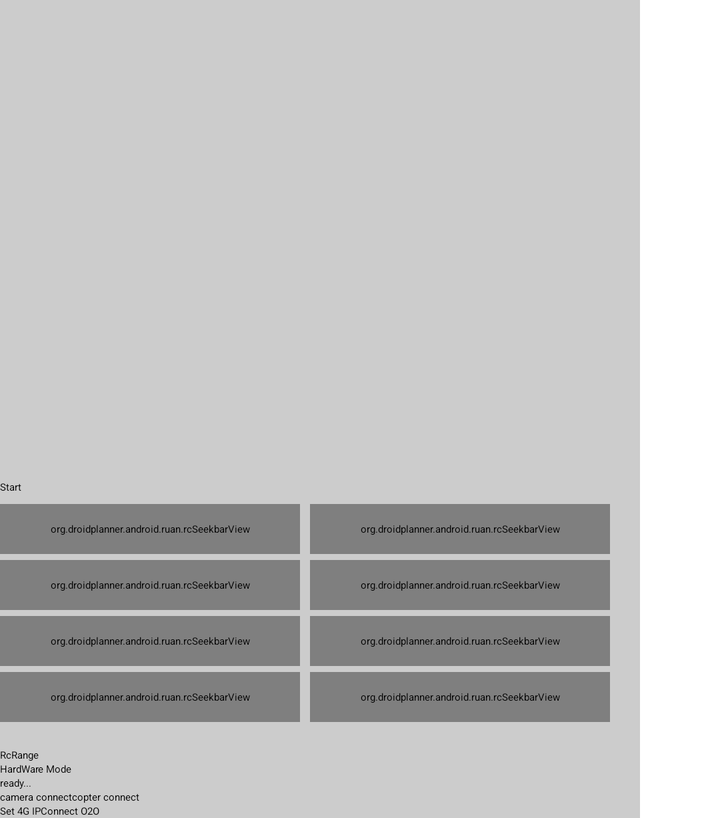
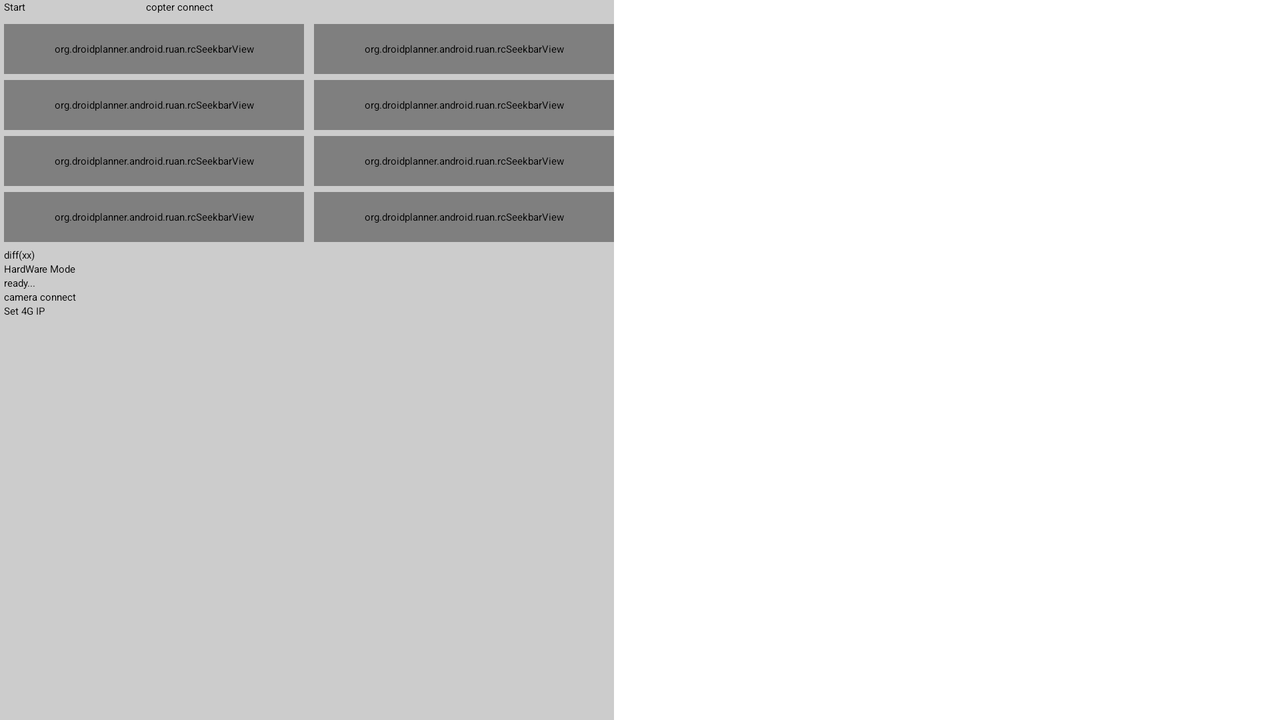

First picture: res/layout/ on a phone held upright. Second picture: the repository's own variant of that layout, on a device whose configuration matches the variant's folder. Source for both follows.
<!-- AndroidManifest.xml: application theme CustomActionBarTheme -->
<!-- res/layout/fragment_rc_control.xml -->
<FrameLayout xmlns:android="http://schemas.android.com/apk/res/android"
    xmlns:tools="http://schemas.android.com/tools" android:layout_width="wrap_content"
    android:layout_height="wrap_content"
    tools:context="org.droidplanner.android.ruan.RcFragment"
    android:background="#ccc">


    <LinearLayout
        android:layout_width="wrap_content"
        android:layout_height="wrap_content"
        android:orientation="vertical"
        >

        <FrameLayout
            android:layout_width="320dp"
            android:layout_height="240dp"
            android:id="@+id/vlcVideoView"
            />
        <LinearLayout
            android:layout_width="wrap_content"
            android:layout_height="wrap_content">
            <Button
                android:layout_width="wrap_content"
                android:layout_height="wrap_content"
                android:id="@+id/videoPlayBtn"
                android:text="Start"/>
            <EditText
                android:layout_width="match_parent"
                android:layout_height="wrap_content"
                android:inputType="textPostalAddress"
                android:ems="10"
                android:id="@+id/videoAddrText"
                android:layout_gravity="center_horizontal"
                android:focusableInTouchMode="true" />
        </LinearLayout>

        <Space
            android:layout_width="5dp"
            android:layout_height="5dp" />

        <LinearLayout
            android:orientation="horizontal"
            android:layout_width="wrap_content"
            android:layout_height="wrap_content"
            android:baselineAligned="false">

            <LinearLayout
                android:orientation="vertical"
                android:layout_width="150dp"
                android:layout_height="wrap_content">

                <FrameLayout xmlns:app="http://schemas.android.com/apk/res/org.droidplanner.android"
                    android:layout_width="match_parent" android:layout_height="wrap_content">
                    <org.droidplanner.android.ruan.rcSeekbarView
                        app:Id="0"
                        app:rcString="Roll"
                        android:background="#ccc"
                        android:layout_marginBottom="@dimen/rc_seekbar_margin"
                        android:layout_width="match_parent" android:layout_height="25dp"
                        app:rcTextDimension="14sp"
                        app:rcColor="#33b5e5"
                        android:clickable="true"
                        android:id="@+id/rcRollSeekBar"/>
                </FrameLayout>
                <FrameLayout xmlns:app="http://schemas.android.com/apk/res/org.droidplanner.android"
                    android:layout_width="match_parent" android:layout_height="wrap_content">
                <org.droidplanner.android.ruan.rcSeekbarView
                    app:Id="1"
                    app:rcString="Pitch"
                    android:background="#ccc"
                    android:layout_marginBottom="@dimen/rc_seekbar_margin"
                    android:layout_width="match_parent" android:layout_height="25dp"
                    app:rcTextDimension="14sp"
                    app:rcColor="#33b5e5"
                    android:clickable="true"
                    android:id="@+id/rcPitchSeekBar"/></FrameLayout>
    <FrameLayout xmlns:app="http://schemas.android.com/apk/res/org.droidplanner.android"
        android:layout_width="match_parent" android:layout_height="wrap_content">
                <org.droidplanner.android.ruan.rcSeekbarView
                    app:Id="2"
                    app:rcString="Thr"
                    android:background="#ccc"
                    android:layout_marginBottom="@dimen/rc_seekbar_margin"
                    android:layout_width="match_parent" android:layout_height="25dp"
                    app:rcTextDimension="14sp"
                    app:rcColor="#33b5e5"
                    android:clickable="true"
                    android:id="@+id/rcThrSeekBar"/></FrameLayout>
                <FrameLayout xmlns:app="http://schemas.android.com/apk/res/org.droidplanner.android"
                    android:layout_width="match_parent" android:layout_height="wrap_content">
                <org.droidplanner.android.ruan.rcSeekbarView
                    app:Id="3"
                    android:background="#ccc"
                    android:layout_marginBottom="@dimen/rc_seekbar_margin"
                    android:layout_width="match_parent" android:layout_height="25dp"
                    app:rcTextDimension="14sp"
                    app:rcColor="#33b5e5"
                    app:rcString="Yaw"
                    android:clickable="true"
                    android:id="@+id/rcYawSeekBar"/></FrameLayout>
            </LinearLayout>
            <Space
                android:layout_width="5dp"
                android:layout_height="wrap_content" />
            <LinearLayout
                xmlns:app="http://schemas.android.com/apk/res/org.droidplanner.android"
                android:orientation="vertical"
                android:layout_width="150dp"
                android:layout_height="wrap_content">
                <FrameLayout xmlns:app="http://schemas.android.com/apk/res/org.droidplanner.android"
                    android:layout_width="match_parent" android:layout_height="wrap_content">
                <org.droidplanner.android.ruan.rcSeekbarView
                    app:Id="4"
                    android:background="#ccc"
                    android:layout_width="match_parent" android:layout_height="25dp"
                    android:layout_marginBottom="@dimen/rc_seekbar_margin"
                    app:rcTextDimension="14sp"
                    app:rcColor="#33b5e5"
                    app:rcString="Rc5"
                    android:clickable="true"
                    android:id="@+id/rcRc5SeekBar"/></FrameLayout>
                <FrameLayout xmlns:app="http://schemas.android.com/apk/res/org.droidplanner.android"
                    android:layout_width="match_parent" android:layout_height="wrap_content">
                <org.droidplanner.android.ruan.rcSeekbarView
                    app:Id="5"
                    android:background="#ccc"
                    android:layout_marginBottom="@dimen/rc_seekbar_margin"
                    android:layout_width="match_parent" android:layout_height="25dp"
                    app:rcTextDimension="14sp"
                    app:rcColor="#33b5e5"
                    app:rcString="Rc6"
                    android:clickable="true"
                    android:id="@+id/rcRc6SeekBar"
                    android:visibility="visible" /></FrameLayout>
                <FrameLayout xmlns:app="http://schemas.android.com/apk/res/org.droidplanner.android"
                    android:layout_width="match_parent" android:layout_height="wrap_content">
                <org.droidplanner.android.ruan.rcSeekbarView
                    app:Id="6"
                    android:background="#ccc"
                    android:layout_marginBottom="@dimen/rc_seekbar_margin"
                    android:layout_width="match_parent" android:layout_height="25dp"
                    app:rcTextDimension="14sp"
                    app:rcColor="#33b5e5"
                    app:rcString="Rc7"
                    android:clickable="true"
                    android:id="@+id/rcRc7SeekBar"/></FrameLayout>
                <FrameLayout xmlns:app="http://schemas.android.com/apk/res/org.droidplanner.android"
                    android:layout_width="match_parent" android:layout_height="wrap_content">
                <org.droidplanner.android.ruan.rcSeekbarView
                    app:Id="7"
                    android:background="#ccc"
                    android:layout_marginBottom="@dimen/rc_seekbar_margin"
                    android:layout_width="match_parent" android:layout_height="25dp"
                    app:rcTextDimension="14sp"
                    app:rcColor="#33b5e5"
                    app:rcString="Rc8"
                    android:clickable="true"
                    android:id="@+id/rcRc8SeekBar"/></FrameLayout>
            </LinearLayout>

        </LinearLayout>



        <Space
            android:layout_width="match_parent"
            android:layout_height="10dp" />


    <LinearLayout
        android:layout_width="match_parent"
        android:layout_height="wrap_content">
        <TextView
            android:layout_width="80dp"
            android:layout_height="wrap_content"
            android:id="@+id/rcRangeText"
            android:text="RcRange"/>
        <SeekBar
            android:layout_width="match_parent"
            android:layout_height="wrap_content"
            android:id="@+id/rcRangeSeekBar"
            android:max="500" />
    </LinearLayout>


        <LinearLayout
            android:layout_width="wrap_content"
            android:layout_height="wrap_content">
            <Switch
                android:layout_width="wrap_content"
                android:layout_height="wrap_content"
                android:id="@+id/rcSwitch"/>
            <Spinner
                android:layout_width="match_parent"
                android:layout_height="wrap_content"
                android:id="@+id/rcOutputMode"
                android:entries="@array/rc_jostick_mode"
                style="@style/Widget.AppCompat.DropDownItem.Spinner" />
        </LinearLayout>




        <TextView
            android:layout_width="match_parent"
            android:layout_height="wrap_content"
            android:id="@+id/statusText"
            android:text="ready..."/>
        <LinearLayout
            android:layout_width="wrap_content"
            android:layout_height="wrap_content">
        <Button
            android:layout_width="wrap_content"
            android:layout_height="wrap_content"
            android:id="@+id/buttonBleCamera"
            android:text="camera connect"/>
        <Button
            android:layout_width="wrap_content"
            android:layout_height="wrap_content"
            android:id="@+id/buttonBleCopter"
            android:text="copter connect"/>
        </LinearLayout>
        <LinearLayout
            android:layout_width="wrap_content"
            android:layout_height="wrap_content">
            <Button
                android:layout_width="wrap_content"
                android:layout_height="wrap_content"
                android:id="@+id/buttonSetIp"
                android:text="Set 4G IP"/>
            <Button
                android:layout_width="wrap_content"
                android:layout_height="wrap_content"
                android:id="@+id/buttonO2oIp"
                android:text="Connect O2O"/>
        </LinearLayout>
    </LinearLayout>



</FrameLayout>
<!-- resources referenced by this layout -->
<resources>
  <string-array name="rc_jostick_mode">
          <item>HardWare Mode</item>
          <item>SoftWare Mode</item>
      </string-array>
  <dimen name="rc_seekbar_margin">3dp</dimen>
</resources>
<!-- res/layout-land/fragment_rc_control.xml (the repository's variant of the layout above) -->
<!-- drawn on the phone turned sideways -->
<FrameLayout xmlns:android="http://schemas.android.com/apk/res/android"
    xmlns:tools="http://schemas.android.com/tools" android:layout_width="wrap_content"
    android:layout_height="wrap_content"
    tools:context="org.droidplanner.android.ruan.RcFragment"
    android:background="#ccc">

    <LinearLayout
        android:layout_width="wrap_content"
        android:layout_height="400dp"
        android:orientation="horizontal"
        >
        <FrameLayout
        android:layout_width="2dp"
        android:layout_height="2dp"
        android:id="@+id/vlcVideoView"
        />

        <LinearLayout
        android:layout_width="wrap_content"
        android:layout_height="wrap_content"
        android:orientation="vertical"
        >
            <LinearLayout
                android:layout_width="wrap_content"
                android:layout_height="wrap_content">
                <Button
                    android:layout_width="wrap_content"
                    android:layout_height="wrap_content"
                    android:id="@+id/videoPlayBtn"
                    android:text="Start"/>
                <EditText
                    android:layout_width="match_parent"
                    android:layout_height="wrap_content"
                    android:inputType="textPostalAddress"
                    android:ems="10"
                    android:id="@+id/videoAddrText"
                    android:layout_gravity="center_horizontal"
                    android:focusableInTouchMode="true" />
                <Button
                    android:layout_width="wrap_content"
                    android:layout_height="wrap_content"
                    android:id="@+id/buttonBleCopter"
                    android:text="copter connect"/>
            </LinearLayout>
        <Space
            android:layout_width="5dp"
            android:layout_height="5dp" />
        <LinearLayout
            android:orientation="horizontal"
            android:layout_width="wrap_content"
            android:layout_height="wrap_content"
            android:baselineAligned="false">

            <LinearLayout
                android:orientation="vertical"
                android:layout_width="150dp"
                android:layout_height="wrap_content">

                <FrameLayout xmlns:app="http://schemas.android.com/apk/res/org.droidplanner.android"
                    android:layout_width="match_parent" android:layout_height="wrap_content">
                    <org.droidplanner.android.ruan.rcSeekbarView
                        app:Id="0"
                        app:rcString="Roll"
                        android:background="#ccc"
                        android:layout_marginBottom="@dimen/rc_seekbar_margin"
                        android:layout_width="match_parent" android:layout_height="25dp"
                        app:rcTextDimension="14sp"
                        app:rcColor="#33b5e5"
                        android:clickable="true"
                        android:id="@+id/rcRollSeekBar"/>
                </FrameLayout>
                <FrameLayout xmlns:app="http://schemas.android.com/apk/res/org.droidplanner.android"
                    android:layout_width="match_parent" android:layout_height="wrap_content">
                <org.droidplanner.android.ruan.rcSeekbarView
                    app:Id="1"
                    app:rcString="Pitch"
                    android:background="#ccc"
                    android:layout_marginBottom="@dimen/rc_seekbar_margin"
                    android:layout_width="match_parent" android:layout_height="25dp"
                    app:rcTextDimension="14sp"
                    app:rcColor="#33b5e5"
                    android:clickable="true"
                    android:id="@+id/rcPitchSeekBar"/></FrameLayout>
    <FrameLayout xmlns:app="http://schemas.android.com/apk/res/org.droidplanner.android"
        android:layout_width="match_parent" android:layout_height="wrap_content">
                <org.droidplanner.android.ruan.rcSeekbarView
                    app:Id="2"
                    app:rcString="Thr"
                    android:background="#ccc"
                    android:layout_marginBottom="@dimen/rc_seekbar_margin"
                    android:layout_width="match_parent" android:layout_height="25dp"
                    app:rcTextDimension="14sp"
                    app:rcColor="#33b5e5"
                    android:clickable="true"
                    android:id="@+id/rcThrSeekBar"/></FrameLayout>
                <FrameLayout xmlns:app="http://schemas.android.com/apk/res/org.droidplanner.android"
                    android:layout_width="match_parent" android:layout_height="wrap_content">
                <org.droidplanner.android.ruan.rcSeekbarView
                    app:Id="3"
                    android:background="#ccc"
                    android:layout_marginBottom="@dimen/rc_seekbar_margin"
                    android:layout_width="match_parent" android:layout_height="25dp"
                    app:rcTextDimension="14sp"
                    app:rcColor="#33b5e5"
                    app:rcString="Yaw"
                    android:clickable="true"
                    android:id="@+id/rcYawSeekBar"/></FrameLayout>
            </LinearLayout>
            <Space
                android:layout_width="5dp"
                android:layout_height="wrap_content" />
            <LinearLayout
                xmlns:app="http://schemas.android.com/apk/res/org.droidplanner.android"
                android:orientation="vertical"
                android:layout_width="150dp"
                android:layout_height="wrap_content">
                <FrameLayout xmlns:app="http://schemas.android.com/apk/res/org.droidplanner.android"
                    android:layout_width="match_parent" android:layout_height="wrap_content">
                <org.droidplanner.android.ruan.rcSeekbarView
                    app:Id="4"
                    android:background="#ccc"
                    android:layout_width="match_parent" android:layout_height="25dp"
                    android:layout_marginBottom="@dimen/rc_seekbar_margin"
                    app:rcTextDimension="14sp"
                    app:rcColor="#33b5e5"
                    app:rcString="Rc5"
                    android:clickable="true"
                    android:id="@+id/rcRc5SeekBar"/></FrameLayout>
                <FrameLayout xmlns:app="http://schemas.android.com/apk/res/org.droidplanner.android"
                    android:layout_width="match_parent" android:layout_height="wrap_content">
                <org.droidplanner.android.ruan.rcSeekbarView
                    app:Id="5"
                    android:background="#ccc"
                    android:layout_marginBottom="@dimen/rc_seekbar_margin"
                    android:layout_width="match_parent" android:layout_height="25dp"
                    app:rcTextDimension="14sp"
                    app:rcColor="#33b5e5"
                    app:rcString="Rc6"
                    android:clickable="true"
                    android:id="@+id/rcRc6SeekBar"
                    android:visibility="visible" /></FrameLayout>
                <FrameLayout xmlns:app="http://schemas.android.com/apk/res/org.droidplanner.android"
                    android:layout_width="match_parent" android:layout_height="wrap_content">
                <org.droidplanner.android.ruan.rcSeekbarView
                    app:Id="6"
                    android:background="#ccc"
                    android:layout_marginBottom="@dimen/rc_seekbar_margin"
                    android:layout_width="match_parent" android:layout_height="25dp"
                    app:rcTextDimension="14sp"
                    app:rcColor="#33b5e5"
                    app:rcString="Rc7"
                    android:clickable="true"
                    android:id="@+id/rcRc7SeekBar"/></FrameLayout>
                <FrameLayout xmlns:app="http://schemas.android.com/apk/res/org.droidplanner.android"
                    android:layout_width="match_parent" android:layout_height="wrap_content">
                <org.droidplanner.android.ruan.rcSeekbarView
                    app:Id="7"
                    android:background="#ccc"
                    android:layout_marginBottom="@dimen/rc_seekbar_margin"
                    android:layout_width="match_parent" android:layout_height="25dp"
                    app:rcTextDimension="14sp"
                    app:rcColor="#33b5e5"
                    app:rcString="Rc8"
                    android:clickable="true"
                    android:id="@+id/rcRc8SeekBar"/></FrameLayout>
            </LinearLayout>

        </LinearLayout>





    <LinearLayout
        android:orientation="vertical"
        android:layout_width="match_parent"
        android:layout_height="wrap_content">
        <TextView
            android:layout_width="80dp"
            android:layout_height="wrap_content"
            android:id="@+id/rcRangeText"
            android:text="diff(xx)"/>
        <SeekBar
            android:layout_width="match_parent"
            android:layout_height="wrap_content"
            android:id="@+id/rcRangeSeekBar"
            android:max="500" />
    </LinearLayout>


        <LinearLayout
            android:layout_width="wrap_content"
            android:layout_height="wrap_content">
            <Switch
                android:layout_width="wrap_content"
                android:layout_height="wrap_content"
                android:id="@+id/rcSwitch"/>
            <Spinner
                android:layout_width="match_parent"
                android:layout_height="wrap_content"
                android:id="@+id/rcOutputMode"
                android:entries="@array/rc_jostick_mode"
                style="@style/Widget.AppCompat.DropDownItem.Spinner" />
        </LinearLayout>




        <TextView
            android:layout_width="match_parent"
            android:layout_height="wrap_content"
            android:id="@+id/statusText"
            android:text="ready..."/>
            <Button
                android:layout_width="wrap_content"
                android:layout_height="wrap_content"
                android:id="@+id/buttonBleCamera"
                android:text="camera connect"/>

            <Button
                android:layout_width="wrap_content"
                android:layout_height="wrap_content"
                android:id="@+id/buttonSetIp"
                android:text="Set 4G IP"/>
    </LinearLayout>

    </LinearLayout>



</FrameLayout>
